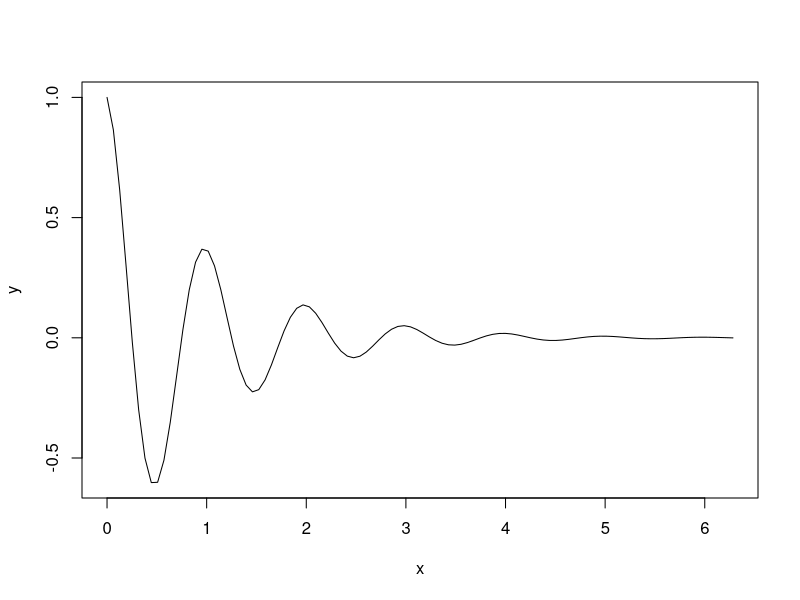

This chart was generated by the following R code:
## ---- chunk 1
# Function to multiply integers from 1 to 10 by a parameter value
get.multiples1to10 <- function(multiplier){
  numbers <- 1:10
  return(multiplier * numbers)
}

# Loop over parameter values 2, 3, and 4
for(current_value in 2:4){
  # Get the multiples
  results <- get.multiples1to10(multiplier = current_value)
  
  # Construct the filename
  the_filename <- paste("multiples1to10--multiplier", current_value, ".csv")
  
  # Write the vector directly to CSV
  write.csv(results, file = the_filename, row.names = FALSE)
  
  sumofall <- 1 + 2 + 3
  print(sumofall)
  
}
# Calculation for best food

Sashimi <- 10
Burger <- 5
Friedchicken <- 8

## ---- chunk 2

# This is a cool plot
x <- seq(0,2*pi, length.out=100)
y <- exp(-x)*cos(2*pi*x)
plot(x,y,type="l")
